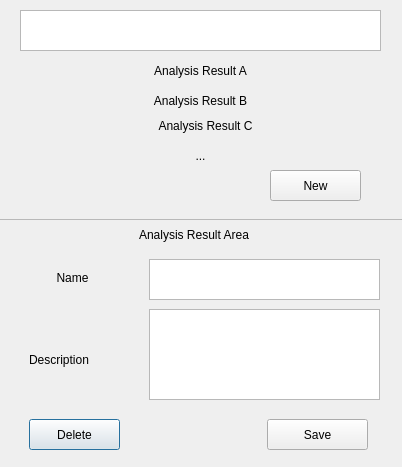
<?xml version="1.0" encoding="UTF-8"?>
<ui version="4.0">
 <class>Dialog</class>
 <widget class="QDialog" name="Dialog">
  <property name="geometry">
   <rect>
    <x>0</x>
    <y>0</y>
    <width>402</width>
    <height>467</height>
   </rect>
  </property>
  <property name="windowTitle">
   <string>Analysis Result View</string>
  </property>
  <widget class="QTextEdit" name="textEdit">
   <property name="geometry">
    <rect>
     <x>20</x>
     <y>10</y>
     <width>361</width>
     <height>41</height>
    </rect>
   </property>
  </widget>
  <widget class="QFrame" name="frame">
   <property name="geometry">
    <rect>
     <x>-1</x>
     <y>219</y>
     <width>421</width>
     <height>251</height>
    </rect>
   </property>
   <property name="frameShape">
    <enum>QFrame::StyledPanel</enum>
   </property>
   <property name="frameShadow">
    <enum>QFrame::Raised</enum>
   </property>
   <widget class="QLabel" name="label">
    <property name="geometry">
     <rect>
      <x>140</x>
      <y>0</y>
      <width>141</width>
      <height>31</height>
     </rect>
    </property>
    <property name="text">
     <string>Analysis Result Area</string>
    </property>
   </widget>
   <widget class="QTextEdit" name="textEdit_2">
    <property name="geometry">
     <rect>
      <x>150</x>
      <y>40</y>
      <width>231</width>
      <height>41</height>
     </rect>
    </property>
   </widget>
   <widget class="QLabel" name="label_2">
    <property name="geometry">
     <rect>
      <x>40</x>
      <y>50</y>
      <width>67</width>
      <height>17</height>
     </rect>
    </property>
    <property name="text">
     <string>Name</string>
    </property>
    <property name="alignment">
     <set>Qt::AlignCenter</set>
    </property>
   </widget>
   <widget class="QTextEdit" name="textEdit_3">
    <property name="geometry">
     <rect>
      <x>150</x>
      <y>90</y>
      <width>231</width>
      <height>91</height>
     </rect>
    </property>
   </widget>
   <widget class="QPushButton" name="pushButton">
    <property name="geometry">
     <rect>
      <x>30</x>
      <y>200</y>
      <width>91</width>
      <height>31</height>
     </rect>
    </property>
    <property name="text">
     <string>Delete</string>
    </property>
   </widget>
   <widget class="QLabel" name="label_3">
    <property name="geometry">
     <rect>
      <x>30</x>
      <y>130</y>
      <width>81</width>
      <height>21</height>
     </rect>
    </property>
    <property name="text">
     <string>Description</string>
    </property>
   </widget>
   <widget class="QPushButton" name="pushButton_2">
    <property name="geometry">
     <rect>
      <x>268</x>
      <y>200</y>
      <width>101</width>
      <height>31</height>
     </rect>
    </property>
    <property name="text">
     <string>Save</string>
    </property>
   </widget>
  </widget>
  <widget class="QPushButton" name="pushButton_3">
   <property name="geometry">
    <rect>
     <x>270</x>
     <y>170</y>
     <width>91</width>
     <height>31</height>
    </rect>
   </property>
   <property name="text">
    <string>New</string>
   </property>
  </widget>
  <widget class="QLabel" name="label_4">
   <property name="geometry">
    <rect>
     <x>140</x>
     <y>50</y>
     <width>121</width>
     <height>41</height>
    </rect>
   </property>
   <property name="text">
    <string>Analysis Result A</string>
   </property>
   <property name="alignment">
    <set>Qt::AlignCenter</set>
   </property>
  </widget>
  <widget class="QLabel" name="label_5">
   <property name="geometry">
    <rect>
     <x>140</x>
     <y>80</y>
     <width>121</width>
     <height>41</height>
    </rect>
   </property>
   <property name="text">
    <string>Analysis Result B</string>
   </property>
   <property name="alignment">
    <set>Qt::AlignCenter</set>
   </property>
  </widget>
  <widget class="QLabel" name="label_6">
   <property name="geometry">
    <rect>
     <x>140</x>
     <y>110</y>
     <width>131</width>
     <height>31</height>
    </rect>
   </property>
   <property name="text">
    <string>Analysis Result C</string>
   </property>
   <property name="alignment">
    <set>Qt::AlignCenter</set>
   </property>
  </widget>
  <widget class="QLabel" name="label_7">
   <property name="geometry">
    <rect>
     <x>150</x>
     <y>140</y>
     <width>101</width>
     <height>31</height>
    </rect>
   </property>
   <property name="text">
    <string>...</string>
   </property>
   <property name="alignment">
    <set>Qt::AlignCenter</set>
   </property>
  </widget>
 </widget>
 <resources/>
 <connections/>
</ui>
